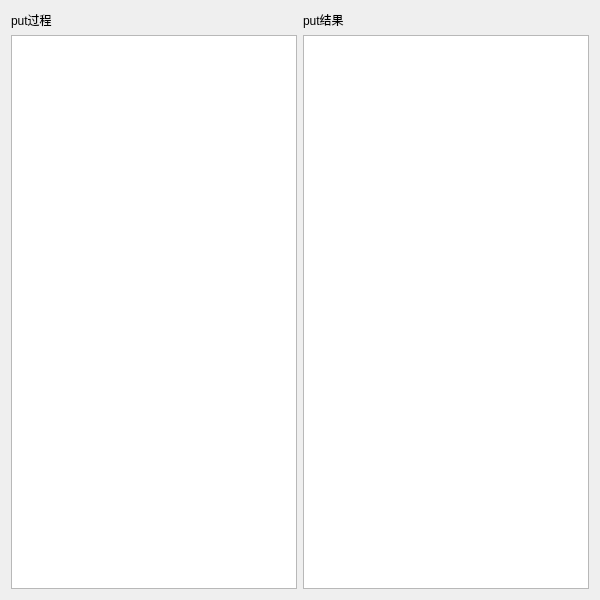
<?xml version="1.0" encoding="UTF-8"?>
<ui version="4.0">
 <class>MyPut</class>
 <widget class="QWidget" name="MyPut">
  <property name="enabled">
   <bool>true</bool>
  </property>
  <property name="geometry">
   <rect>
    <x>0</x>
    <y>0</y>
    <width>600</width>
    <height>600</height>
   </rect>
  </property>
  <property name="windowTitle">
   <string>MyPut</string>
  </property>
  <layout class="QGridLayout" name="gridLayout">
   <item row="1" column="0">
    <widget class="QTextBrowser" name="textBrowser"/>
   </item>
   <item row="0" column="0">
    <widget class="QLabel" name="label">
     <property name="text">
      <string>put过程</string>
     </property>
    </widget>
   </item>
   <item row="0" column="1">
    <widget class="QLabel" name="label_2">
     <property name="text">
      <string>put结果</string>
     </property>
    </widget>
   </item>
   <item row="1" column="1">
    <widget class="QTextBrowser" name="textBrowser_2"/>
   </item>
  </layout>
 </widget>
 <layoutdefault spacing="6" margin="11"/>
 <resources/>
 <connections/>
</ui>
